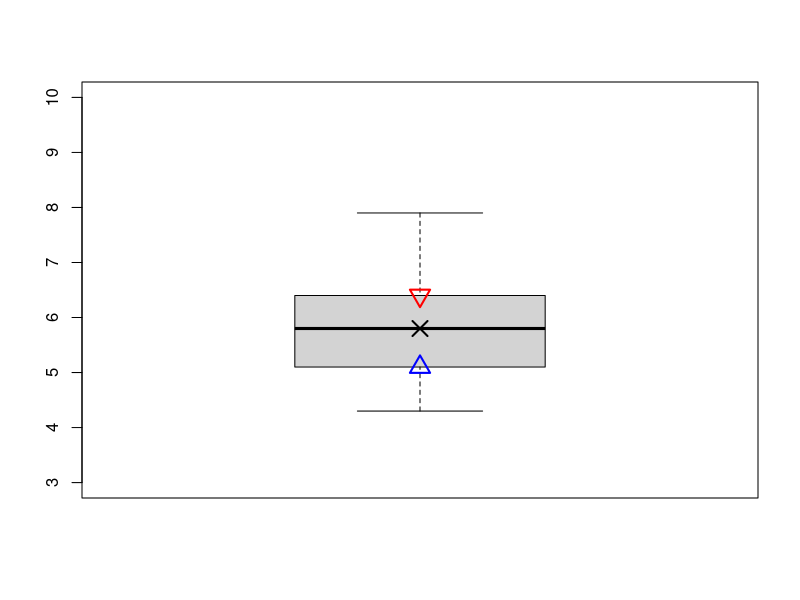

This chart was generated by the following R code:
## ---- chunk 1
# als erstes speichern wir den iris-Datensatz in einer neuen Variable names 'data'
data <- iris
## ---- chunk 2
head(data)
## ---- chunk 3
# untersuchen wir die Struktur des Datensatzes
str(data)
## ---- chunk 4
# Berechnen wir das Minimum für die Variable Sepal.Length
min(data$Sepal.Length)
## ---- chunk 5
# Berechnen wir das Maximum für die Variable Sepal.Width
max(data$Sepal.Width)
## ---- chunk 6
# Berechnen wir die Spannweite von Sepal.Width und speichern
# wir das Ergebnis in einer neuen Variable namens "width_range"
width_range <- range(data$Sepal.Width)
width_range
## ---- chunk 7
# max - min
width_range[2] - width_range[1]
## ---- chunk 8
# median
median(data$Sepal.Length)
## ---- chunk 9
# 0.5 steht für 50%
quantile(data$Sepal.Length, 0.5)
## ---- chunk 10
# mit 0.25, 0.5, und 0.75 können wir die Grenzen für die
# verschiedenen Quartile berechnen
quantile(data$Sepal.Length, c(0.25, 0.5, 0.75))
## ---- chunk 11
# IQR steht für interquartile range
IQR(data$Sepal.Length)
## ---- chunk 12
as.numeric(quantile(data$Sepal.Length, 0.75) - quantile(data$Sepal.Length, 0.25))
## ---- chunk 13
# IQA visualisieren anhand eines Box-Plots

# box-plot
boxplot(data$Sepal.Length, ylim = c(3, 10))
# 0.75 Perzentil
points(quantile(data$Sepal.Length, 0.75), 
       col = 'red', cex = 2, pch = 6, lwd = 2)
# 0.50 Perzentil (Median)
points(quantile(data$Sepal.Length, 0.50), 
       col = 'black', cex = 2, pch = 4, lwd = 2)
# 0.25 Perzentil
points(quantile(data$Sepal.Length, 0.25), 
       col = 'blue', cex = 2, pch = 2, lwd = 2)
## ---- chunk 14
summe_der_werte <- sum(data$Sepal.Width)
anzahl_der_werte <- length(data$Sepal.Width)

# Mittelwert von Sepal.Width
summe_der_werte / anzahl_der_werte
## ---- chunk 15
mean(data$Sepal.Width)
## ---- chunk 16
sqrt(sum((data$Sepal.Width - mean(data$Sepal.Width))^2 / (length(data$Sepal.Width) - 1)))
## ---- chunk 17
sd(data$Sepal.Width)
